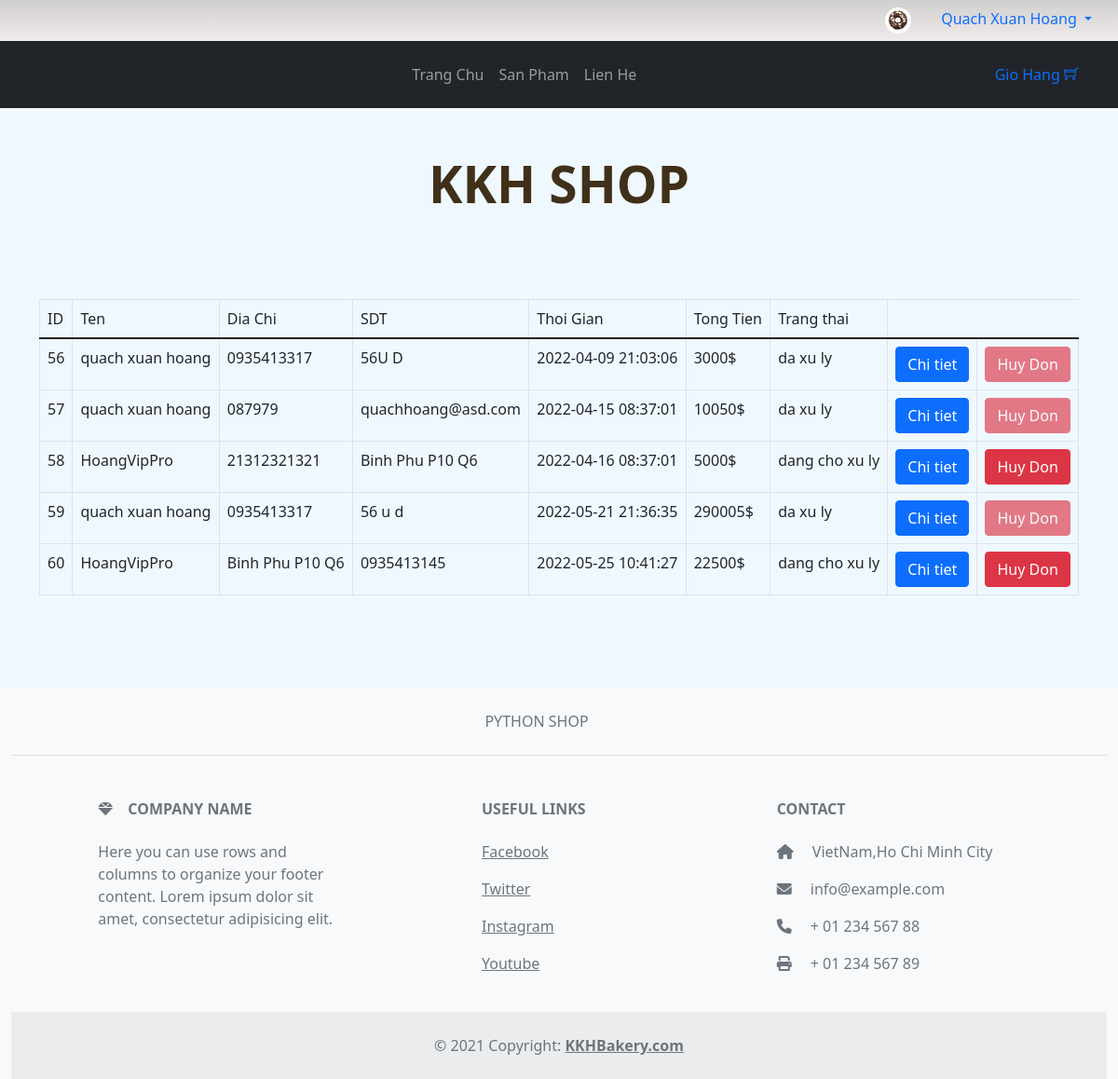
The app's page /User/orderStatus.php (signed in) with its own data.
### tables this page shows
CREATE TABLE `orders` (
  `id` int(11) NOT NULL,
  `customer_id` int(11) NOT NULL,
  `name_receiver` varchar(50) NOT NULL,
  `phone_receiver` varchar(50) NOT NULL,
  `address_receiver` varchar(50) NOT NULL,
  `status` int(11) NOT NULL,
  `time` timestamp NOT NULL DEFAULT current_timestamp(),
  `total_price` int(11) NOT NULL
);

### User/orderStatus.php (the view, shortened to what this page needs)
<?php
     require '../connect.php';
     $id=$_SESSION['id'];
     $result=mysqli_query($connect,"select *from orders where customer_id=$id ");
     ?>
<!DOCTYPE html>
<html lang="en">
<head>
    <link rel="stylesheet" href="../bootstrap-5.1.3-dist/css/bootstrap.min.css">
    <link rel="stylesheet" href="../style.css">
    <link rel="stylesheet" href="../font/themify-icons/themify-icons.css">
    <link rel="stylesheet" href="https://cdnjs.cloudflare.com/ajax/libs/font-awesome/6.0.0/css/all.min.css">
</head>
<body>
    <?php require 'header.php' ?>
<div class="container-fluid" style="background-color:aliceblue">
   <h1 class="fw-bolder text-center pt-5" style="font-size:55px;color:#403019">KKH SHOP</h1>
    <div class="container d-flex align-items-center justify-content-center " style="min-height:500px">
       <table class="table table-bordered " id="OrderList">
          <thead>
               <tr>
                  <td>ID</td>
                  <td>Ten</td>
                  <td>Dia Chi</td>
                  <td>SDT</td>
                  <td>Thoi Gian</td>
                  <td>Tong Tien</td>
                  <td>Trang thai</td>
               </tr>
          </thead>
          <tbody>
          <?php foreach($result as $each): ?>
              <tr>
                 <td><?php echo $each['id'] ?></td>
                 <td><?php  echo $each['name_receiver'] ?></td>
                 <td><?php  echo $each['phone_receiver'] ?></td>
                 <td><?php  echo $each['address_receiver'] ?></td>
                 <td><?php  echo $each['time'] ?></td>
                 <td><?php echo $each['total_price'] ?>$</td>
                 <td>
                    <?php if ($each['status']==0){
                            echo "dang cho xu ly";
                          }
                          if ($each['status']==1){
                          echo "da xu ly";
                          }
                   ?>
                 </td>
                 <td class="text-center"> <button onclick="showdetail(<?php echo $each['id'] ?>)" class="btn btn-primary " data-bs-toggle="modal" data-bs-target="#myModal">Chi tiet</button></td>
                 <td>  <button class="btn btn-danger" <?php if($each['status']!=0){?> disabled <?php } ?> onclick="cancel(<?php echo $each['id'] ?>)" >
                         Huy Don
                       </button>
                 </td>
              </tr>
            <?php endforeach ?>
         </tbody>
       </table>
    </div>
</div>
     <?php require 'footer.php' ?>
</body>
</html>

### records on screen
orders: id "56", name_receiver "quach xuan hoang", phone_receiver "0935413317", address_receiver "56U D", time "2022-04-09 21:03:06", total_price "3000", status "da xu ly"
orders: id "57", name_receiver "quach xuan hoang", phone_receiver "087979", address_receiver "quachhoang@asd.com", time "2022-04-15 08:37:01", total_price "10050", status "da xu ly"
orders: id "58", name_receiver "HoangVipPro", phone_receiver "21312321321", address_receiver "Binh Phu P10 Q6", time "2022-04-16 08:37:01", total_price "5000", status "dang cho xu ly"
orders: id "59", name_receiver "quach xuan hoang", phone_receiver "0935413317", address_receiver "56 u d", time "2022-05-21 21:36:35", total_price "290005", status "da xu ly"
orders: id "60", name_receiver "HoangVipPro", phone_receiver "Binh Phu P10 Q6", address_receiver "0935413145", time "2022-05-25 10:41:27", total_price "22500", status "dang cho xu ly"

### other values on screen
$_SESSION['fullname'] "Quach Xuan Hoang"
